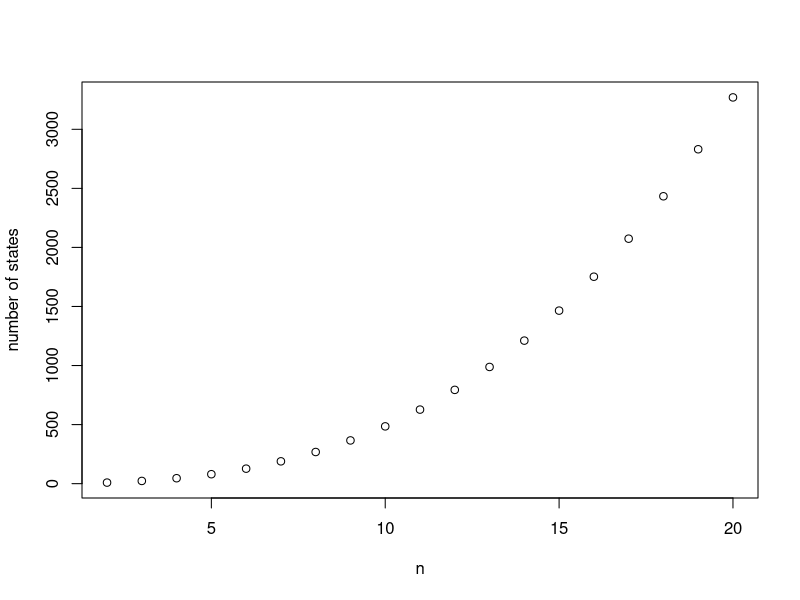

The R script that drew this image:
num_states <- function(n) {
  n * (2 * n^2 + 9 * n + 1) / 6
}

num_states(2)
num_states(3)
n_seq <- 2:20
num_seq <- num_states(n_seq)
plot(n_seq, num_seq, xlab="n", ylab="number of states")
